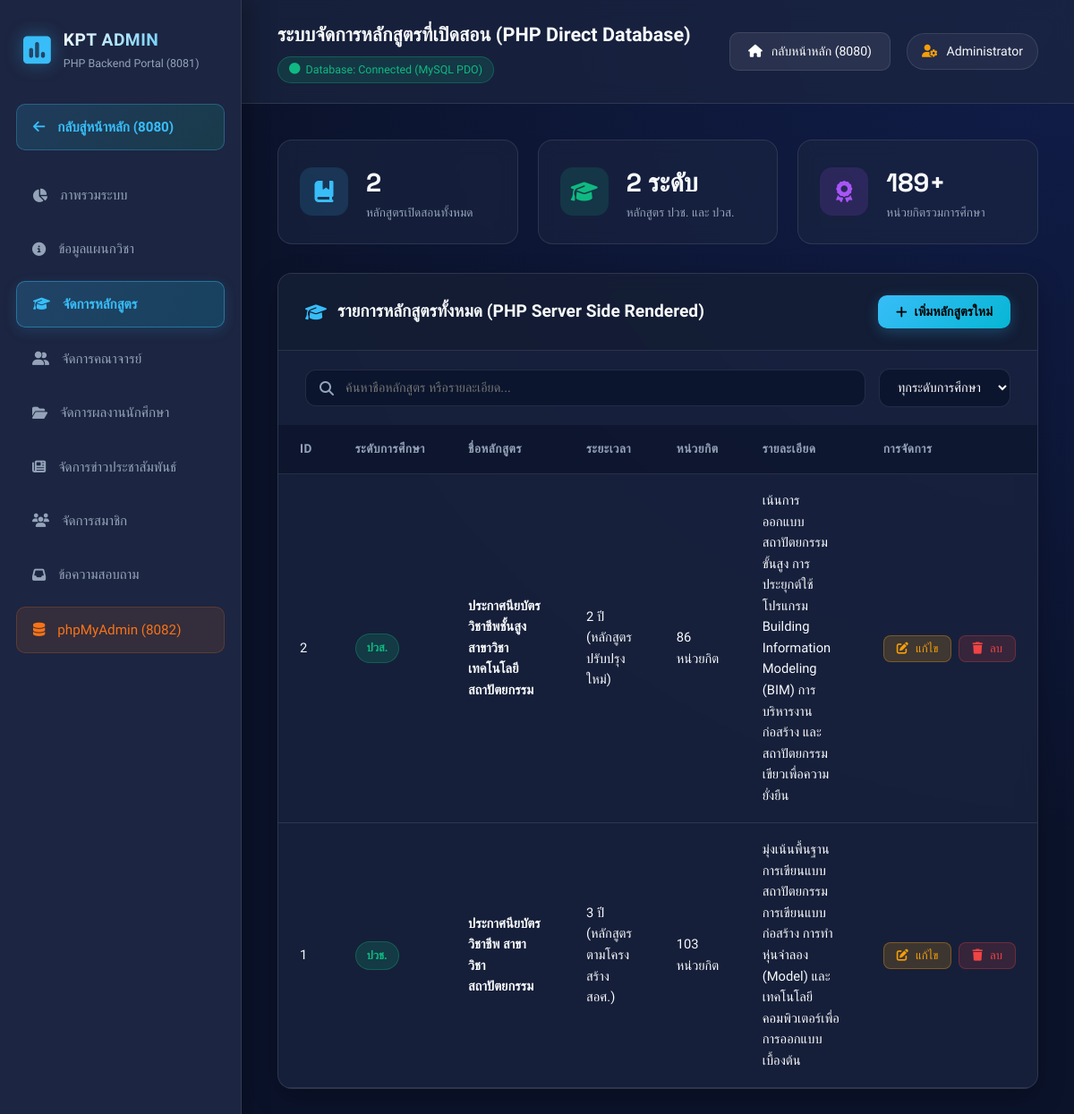
The page /backend/courses.php on the database its author committed.
### tables this page shows
CREATE TABLE IF NOT EXISTS `courses` (
  `id` INT AUTO_INCREMENT PRIMARY KEY,
  `level` VARCHAR(50) NOT NULL,
  `title` VARCHAR(255) NOT NULL,
  `duration` VARCHAR(50) NOT NULL,
  `description` TEXT,
  `credits` INT,
  `created_at` TIMESTAMP DEFAULT CURRENT_TIMESTAMP
);

### backend/courses.php (the view, shortened to what this page needs)
<?php
require_once __DIR__ . '/db.php';
$courses = [];
if ($pdo) {
    try {
        $courses = $pdo->query("SELECT * FROM courses ORDER BY id DESC")->fetchAll();
    } catch (Exception $e) {}
}
?>
<!DOCTYPE html>
<html lang="th">
<head>
    <link rel="stylesheet" href="https://cdnjs.cloudflare.com/ajax/libs/font-awesome/6.4.0/css/all.min.css">
    <link rel="stylesheet" href="style.css">
</head>
<body>
    <div class="admin-wrapper">
        <aside class="sidebar">
            <div class="sidebar-header">
                <i class="fa-solid fa-square-poll-vertical logo-icon"></i>
                <div>
                    <div class="brand-title">KPT ADMIN</div>
                    <div class="brand-sub">PHP Backend Portal (8081)</div>
                </div>
            </div>
            <nav class="sidebar-menu">
                <a href="http://localhost:8080" class="btn-back-link"><i class="fa-solid fa-arrow-left"></i> กลับสู่หน้าหลัก (8080)</a>
                <a href="index.php"><i class="fa-solid fa-chart-pie"></i> ภาพรวมระบบ</a>
                <a href="info.php"><i class="fa-solid fa-circle-info"></i> ข้อมูลแผนกวิชา</a>
                <a href="courses.php" class="active"><i class="fa-solid fa-graduation-cap"></i> จัดการหลักสูตร</a>
                <a href="teachers.php"><i class="fa-solid fa-user-group"></i> จัดการคณาจารย์</a>
                <a href="portfolios.php"><i class="fa-solid fa-folder-open"></i> จัดการผลงานนักศึกษา</a>
                <a href="news.php"><i class="fa-solid fa-newspaper"></i> จัดการข่าวประชาสัมพันธ์</a>
                <a href="users.php"><i class="fa-solid fa-users"></i> จัดการสมาชิก</a>
                <a href="contacts.php"><i class="fa-solid fa-inbox"></i> ข้อความสอบถาม</a>
                <a href="http://localhost:8082" target="_blank" class="highlight-link"><i class="fa-solid fa-database"></i> phpMyAdmin (8082)</a>
            </nav>
        </aside>
        <main class="main-content">
            <header class="topbar">
                <div class="topbar-title">
                    <h2>ระบบจัดการหลักสูตรที่เปิดสอน (PHP Direct Database)</h2>
                    <span class="badge badge-success"><i class="fa-solid fa-circle"></i> Database: Connected (MySQL PDO)</span>
                </div>
                <div class="topbar-actions">
                    <a href="http://localhost:8080" class="btn-topbar-back"><i class="fa-solid fa-house"></i> กลับหน้าหลัก (8080)</a>
                    <div class="user-profile">
                        <i class="fa-solid fa-user-gear"></i> Administrator
                    </div>
                </div>
            </header>
            <div class="content-body">
                <div class="metrics-grid">
                    <div class="metric-card">
                        <div class="metric-icon blue"><i class="fa-solid fa-book-bookmark"></i></div>
                        <div>
                            <div class="metric-val" id="statCourses"><?= count($courses) ?></div>
                            <div class="metric-lbl">หลักสูตรเปิดสอนทั้งหมด</div>
                        </div>
                    </div>
                    <div class="metric-card">
                        <div class="metric-icon green"><i class="fa-solid fa-graduation-cap"></i></div>
                        <div>
                            <div class="metric-val">2 ระดับ</div>
                            <div class="metric-lbl">หลักสูตร ปวช. และ ปวส.</div>
                        </div>
                    </div>
                    <div class="metric-card">
                        <div class="metric-icon purple"><i class="fa-solid fa-award"></i></div>
                        <div>
                            <div class="metric-val">189+</div>
                            <div class="metric-lbl">หน่วยกิตรวมการศึกษา</div>
                        </div>
                    </div>
                </div>
                <div class="section-card">
                    <div class="card-header flex-header">
                        <h3><i class="fa-solid fa-graduation-cap"></i> รายการหลักสูตรทั้งหมด (PHP Server Side Rendered)</h3>
                        <button class="btn btn-primary" onclick="openAdminModal('addCourseModal')"><i class="fa-solid fa-plus"></i> เพิ่มหลักสูตรใหม่</button>
                    </div>
                    <div style="padding: 20px 30px 0 30px;">
                        <div class="toolbar-container">
                            <div class="search-box">
                                <i class="fa-solid fa-magnifying-glass"></i>
                                <input type="text" id="searchCourseInput" class="search-input" placeholder="ค้นหาชื่อหลักสูตร หรือรายละเอียด...">
                            </div>
                            <select id="filterCourseLevel" class="filter-select">
                                <option value="all">ทุกระดับการศึกษา</option>
                            </select>
                        </div>
                    </div>
                    <div class="table-responsive">
                        <table class="data-table">
                            <thead>
                                <tr>
                                    <th>ID</th>
                                    <th>ระดับการศึกษา</th>
                                    <th>ชื่อหลักสูตร</th>
                                    <th>ระยะเวลา</th>
                                    <th>หน่วยกิต</th>
                                    <th>รายละเอียด</th>
                                    <th>การจัดการ</th>
                                </tr>
                            </thead>
                            <tbody id="adminCoursesTable">
                                <?php if (empty($courses)): ?>
                                    <tr><td colspan="7" style="text-align:center; color: var(--text-muted); padding:30px;">ไม่พบข้อมูลหลักสูตรใน Database</td></tr>
                                <?php else: ?>
                                    <?php foreach ($courses as $c): ?>
                                        <tr>
                                            <td><?= $c['id'] ?></td>
                                            <td><span class="tag tag-green"><?= htmlspecialchars($c['level']) ?></span></td>
                                            <td><strong><?= htmlspecialchars($c['title']) ?></strong></td>
                                            <td><?= htmlspecialchars($c['duration']) ?></td>
                                            <td><?= (int)$c['credits'] ?> หน่วยกิต</td>
                                            <td><?= htmlspecialchars($c['description'] ?? '-') ?></td>
                                            <td>
                                                <div class="action-btns">
                                                    <button class="btn btn-warning btn-sm" onclick="editCourseModal(<?= $c['id'] ?>)"><i class="fa-solid fa-pen-to-square"></i> แก้ไข</button>
                                                    <button class="btn btn-danger btn-sm" onclick="deleteItem('courses_delete', <?= $c['id'] ?>)"><i class="fa-solid fa-trash"></i> ลบ</button>
                                                </div>
                                            </td>
                                        </tr>
                                    <?php endforeach; ?>
                                <?php endif; ?>
                            </tbody>
                        </table>
                    </div>
                </div>
            </div>
        </main>
    </div>
</body>
</html>

### rows shown on the page
courses: id "2", level "ปวส.", title "ประกาศนียบัตรวิชาชีพชั้นสูง สาขาวิชาเทคโนโลยีสถาปัตยกรรม", duration "2 ปี (หลักสูตรปรับปรุงใหม่)", credits "86", description "เน้นการออกแบบสถาปัตยกรรมขั้นสูง การประยุกต์ใช้โปรแกรม Building Information Modeling (BIM) การบริหารงานก่อสร้าง และสถาปัตยกรรมเขียวเพื่อความยั่งยืน"
courses: id "1", level "ปวช.", title "ประกาศนียบัตรวิชาชีพ สาขาวิชาสถาปัตยกรรม", duration "3 ปี (หลักสูตรตามโครงสร้างสอศ.)", credits "103", description "มุ่งเน้นพื้นฐานการเขียนแบบสถาปัตยกรรม การเขียนแบบก่อสร้าง การทำหุ่นจำลอง (Model) และเทคโนโลยีคอมพิวเตอร์เพื่อการออกแบบเบื้องต้น"

### other values the page prints
count($courses) "2"
